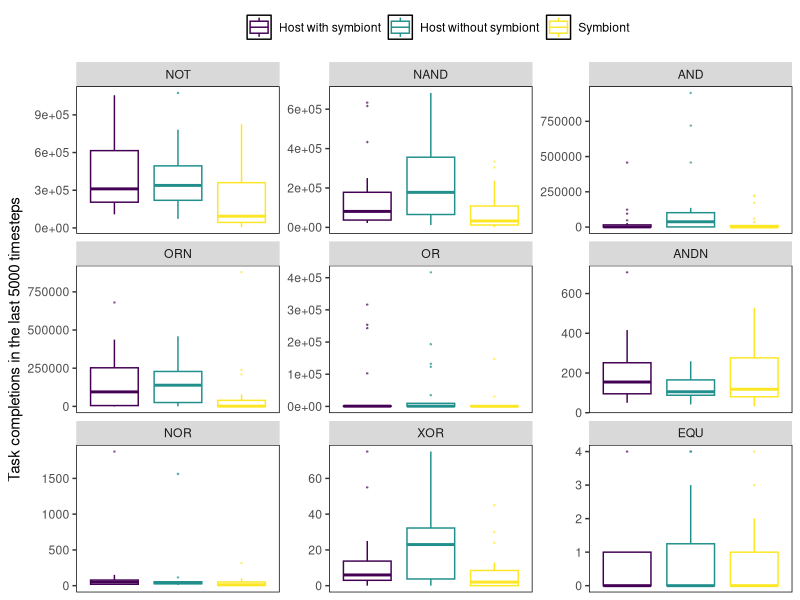
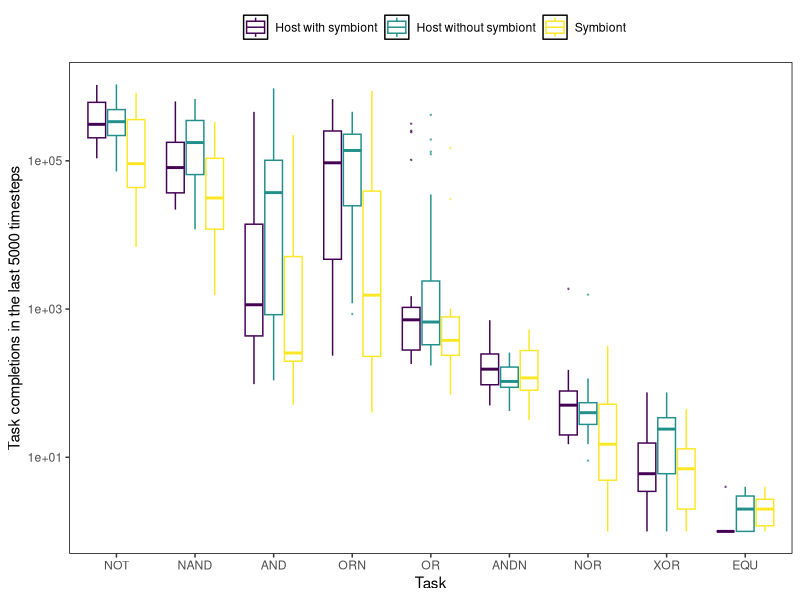

The R script that drew these images, in order:
library(ggplot2)
library(viridis)
library(reshape2)

pdf("Tasks.pdf")

full_data <- read.csv("munged_tasks.csv")
final_update <- subset(full_data, update == 500000 & vert != 0.2)
final_update[final_update$vert == "No symbiont", c("vert", "partner")] <- list("", "nosym")

tasks <- c("NOT", "NAND", "AND", "ORN", "OR", "ANDN", "NOR", "XOR", "EQU")
task_columns <- lapply(tasks, function(x) paste0("task_", x))
task_map <- tasks
names(task_map) <- task_columns

task_data <- melt(final_update, id.vars=c("update", "vert", "partner"), measure.vars=task_columns)
# Wrapped version
ggplot(data=task_data, aes(x=partner, y=value, color=partner)) +
	geom_boxplot(alpha=0.5, outlier.size=0.25) +
	labs(y="Task completions in the last 5000 timesteps", x=NULL) +
	theme(panel.background = element_rect(fill='white', colour='black')) +
	theme(panel.grid.major = element_blank(), panel.grid.minor = element_blank(), legend.position='top') +
	guides(fill="none", x='none') +
	scale_x_discrete(labels=c('nosym'='Host without symbiont', 'host'='Host with symbiont', 'symbiont'='Symbiont')) +
	scale_color_manual(name="", values=viridis(3), guide=guide_legend(direction='horizontal'), breaks=c("host", "nosym", "symbiont"), labels=c("Host with symbiont", "Host without symbiont", "Symbiont")) +
	# scale_y_continuous(trans='log10')
	facet_wrap(~variable, scales="free_y", labeller=labeller(variable=task_map))
# 1-plot version
ggplot(data=task_data, aes(x=variable, y=value, color=partner)) +
	geom_boxplot(alpha=0.5, outlier.size=0.25) +
    ylab("Task completions in the last 5000 timesteps") +
	xlab("Task") +
	theme(panel.background = element_rect(fill='white', colour='black')) +
	theme(panel.grid.major = element_blank(), panel.grid.minor = element_blank(), legend.position='top') +
	guides(fill="none") +
	scale_x_discrete(labels=task_map) +
	scale_color_manual(name="", values=viridis(3), guide=guide_legend(direction='horizontal'), breaks=c("host", "nosym", "symbiont"), labels=c("Host with symbiont", "Host without symbiont", "Symbiont")) +
	scale_y_continuous(trans='log10')
	# facet_wrap(~variable, scales="free", labeller=labeller(variable=task_map))
